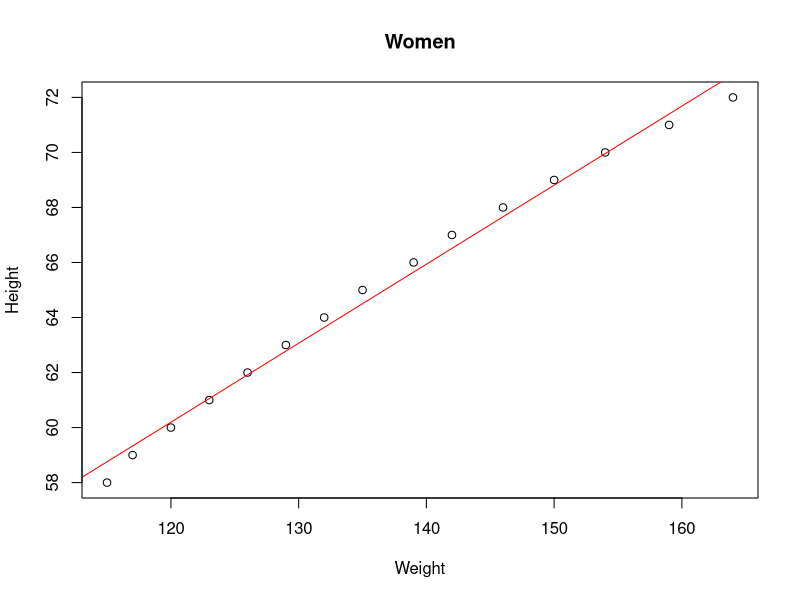

This chart was generated by the following R code:
library(MASS)

data(women) # load the data
summary(women) # inspect the data

linear_model <- lm(height ~ weight, data = women) # do a linear model
summary(linear_model) # get the goodness of the model

# simple plot of the data and the model
plot(x = women$weight, y = women$height, xlab = "Weight", ylab = "Height", main = "Women")
abline(linear_model, col = 'red')
